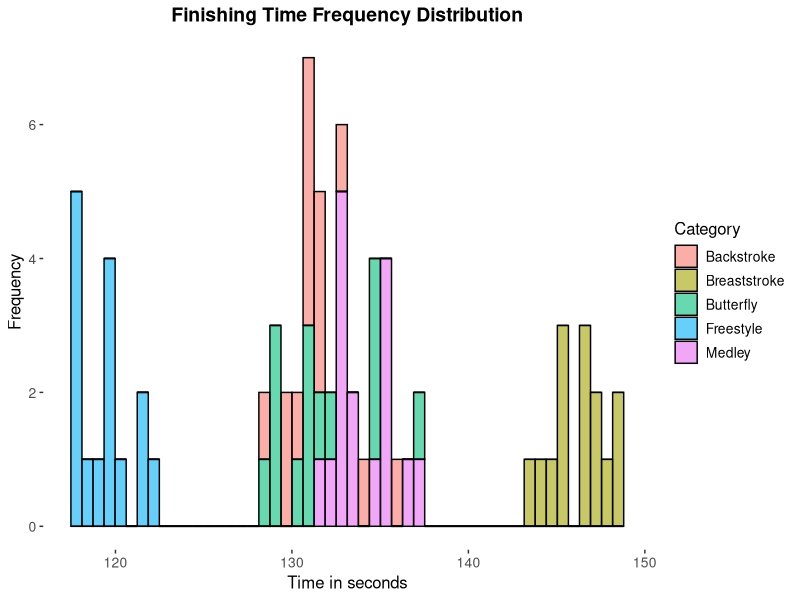
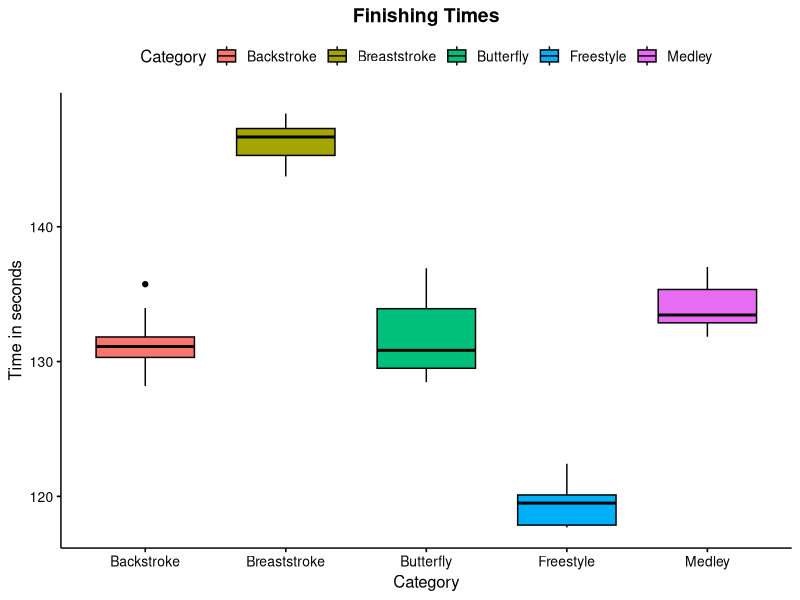
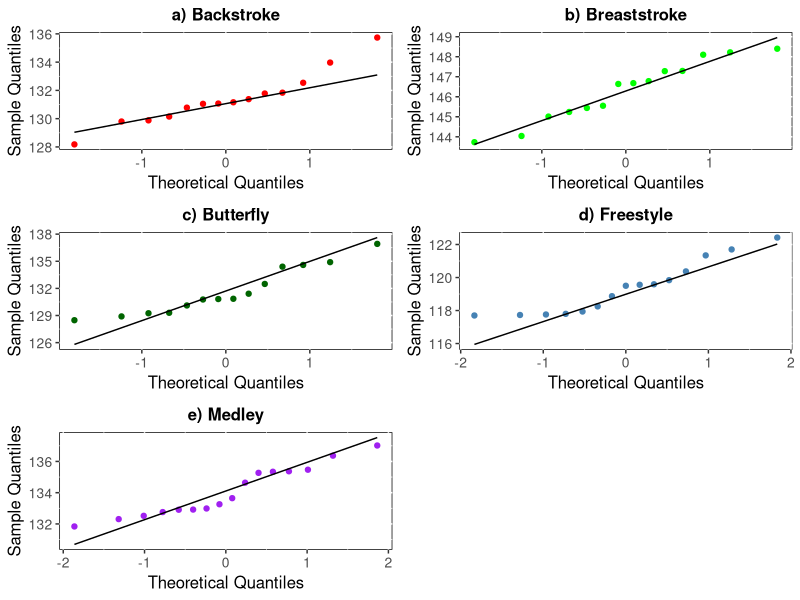
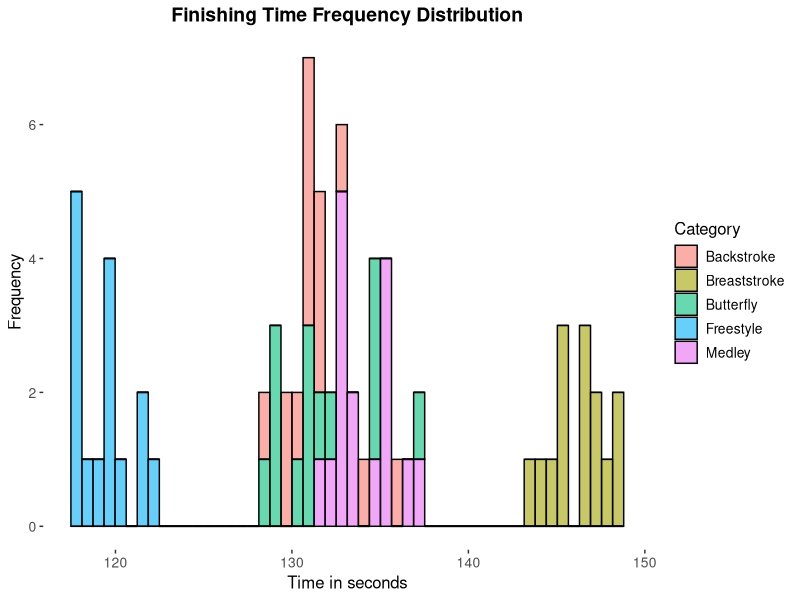
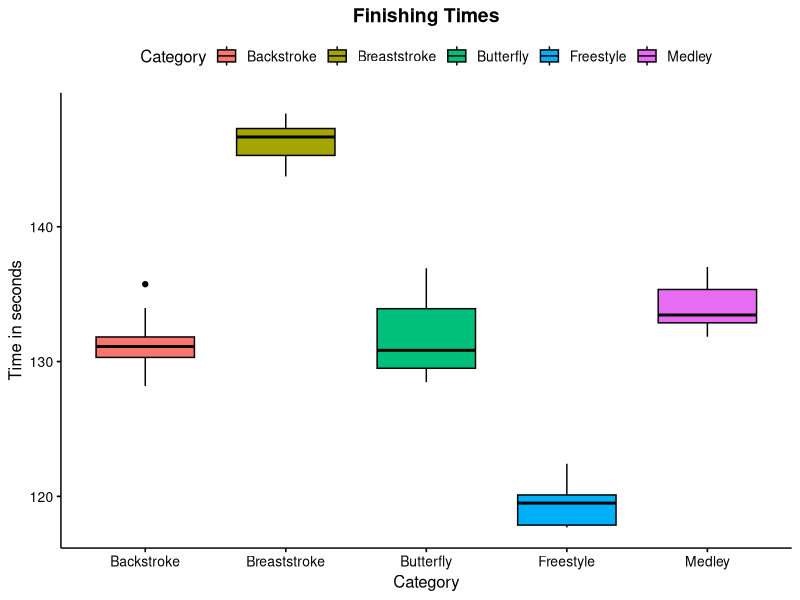

Reproduce these figures in R, in order.
## ---- chunk 1
knitr::opts_chunk$set(echo = TRUE)
## ---- chunk 2
library(ggplot2)
library(ggpubr)
library(rstatix)
library(dplyr)
library(gridExtra)
## ---- chunk 3
swimming_data <- read.csv("SwimmingTimes.csv")
head(swimming_data)
## ---- chunk 4
# Checking Number of Categories
unique(swimming_data$Category)
## ---- chunk 5
# Ordering the data based on categories
swimming_data <- swimming_data[order(swimming_data$Category),]
## ---- chunk 6
# Checking total number of observations in each group the data based on categories
swimming_data %>% group_by(Category) %>%tally()
## ---- chunk 7
# Summary of the Data
summary(swimming_data)
## ---- chunk 8
#Check is there any missing values in Data
colSums(is.na(swimming_data))
## ---- chunk 9
#same participants in more than one category
swimming_data[swimming_data$Name %in% swimming_data[duplicated(swimming_data$Name),]$Name,]
## ---- chunk 10
count(swimming_data)
## ---- chunk 11
#removing duplicate participants from one category
swimming_data  <- swimming_data  %>% filter(!(Name == "AnastasyaGorbenko" & Category == "Backstroke"))
swimming_data  <- swimming_data  %>% filter(!(Name == "KatieShanahan" & Category == "Backstroke"))
swimming_data  <- swimming_data  %>% filter(!(Name == "KristynaHorska" & Category == "Breaststroke"))
swimming_data  <- swimming_data  %>% filter(!(Name == "LauraLahtinen" & Category == "Breaststroke"))
swimming_data  <- swimming_data  %>% filter(!(Name == "MireiaBelmonteGarcia" & Category == "Butterfly"))
swimming_data  <- swimming_data  %>% filter(!(Name == "KatinkaHosszu" & Category == "Butterfly"))
swimming_data  <- swimming_data  %>% filter(!(Name == "MarritSteenbergen" & Category == "Freestyle"))

## ---- chunk 12
# No of observation after removing duplicates
swimming_data %>% group_by(Category) %>%tally()
## ---- chunk 13
# Summary after removing duplicates
summary(swimming_data$Time)
## ---- chunk 14
#Standard deviation of time overall
round(sd(swimming_data$Time),3)
## ---- chunk 15
# Frequency distribution of finishing time
plot1 <- ggplot(swimming_data, aes(x = Time, fill = Category)) +
  geom_histogram( col = "black", bins= 50, alpha =0.6) +
  xlab("Time in seconds") + ylab("Frequency") +
  ggtitle("Finishing Time Frequency Distribution")+ 
  theme(plot.title = element_text(face = "bold", hjust = 0.5, size = 14 ),
        panel.background = element_rect(fill = "White"), axis.text=element_text(size=10),
                     axis.title=element_text(size=12), legend.text = element_text(size=10),
        legend.title = element_text(size=12))
ggsave("histogram.pdf",plot = plot1)
plot1
## ---- chunk 16
swimming_data[swimming_data$Time<118,]
## ---- chunk 17
#Table that lists the various statistical measures calculated on the variable sqmPrice
Analysistable <- group_by(swimming_data, Category) %>%
                            summarise(median = sprintf("%0.3f", median(Time, na.rm = TRUE)),
                                    mean = sprintf("%0.3f", mean(Time, na.rm = TRUE)),
                                    sd = sd(Time, na.rm = TRUE),
                                    variance = var(Time, na.rm = TRUE),
                                    minimum = min(Time, na.rm = TRUE),
                                    maximum = max(Time, na.rm = TRUE),
                                    IQR = quantile(Time, 3/4) - quantile(Time, 1/4))
Analysistable
## ---- chunk 18
#Box plot to compare finishing time in the different categories to find the homogeneity in variance
plot2 <- ggboxplot(swimming_data, x = "Category", y = "Time", color = "black", fill = "Category",
                   ylab = "Time in seconds", xlab = "Category") + ggtitle('Finishing Times') +
  theme(plot.title = element_text(face = "bold",hjust = 0.5, size = 14),
       axis.text=element_text(size=10), axis.title=element_text(size=12),
       legend.text = element_text(size = 10),legend.title = element_text(size = 12))
ggsave("boxlot.pdf",plot = plot2)
plot2
## ---- chunk 19
Backstroke <- swimming_data %>% filter(Category == "Backstroke")
Breaststroke <- swimming_data %>% filter(Category == "Breaststroke")
Butterfly <- swimming_data %>% filter(Category == "Butterfly")
Freestyle <- swimming_data %>% filter(Category == "Freestyle")
Medley <- swimming_data %>% filter(Category == "Medley")
## ---- chunk 20
plot4 <- ggplot(Backstroke) + stat_qq(aes(sample = Time), color= "red")+
  stat_qq_line(aes(sample = Time)) +  scale_x_continuous(name = "Theoretical Quantiles") +
  scale_y_continuous(name = "Sample Quantiles") + ggtitle("a) Backstroke") +
  theme(panel.background = element_rect(fill = "White", color = "black"), 
        plot.title = element_text(face = "bold",hjust = 0.5, size = 12),
        axis.text=element_text(size=10),
        axis.title=element_text(size=12), legend.text = element_text(size = 12))


plot5 <- ggplot(Breaststroke) + stat_qq(aes(sample = Time), color= "green")+
  stat_qq_line(aes(sample = Time)) +  scale_x_continuous(name = "Theoretical Quantiles") +
  scale_y_continuous(name = "Sample Quantiles") + ggtitle("b) Breaststroke") +
  theme(panel.background = element_rect(fill = "White", color = "black"),
        plot.title = element_text(face = "bold",hjust = 0.5, size = 12),
        axis.text=element_text(size=10), axis.title=element_text(size=12),
        legend.text = element_text(size = 12))

plot6 <- ggplot(Butterfly) + stat_qq(aes(sample = Time), color= "darkgreen")+
  stat_qq_line(aes(sample = Time)) +  scale_x_continuous(name = "Theoretical Quantiles") +
  scale_y_continuous(name = "Sample Quantiles") + ggtitle("c) Butterfly") +
  theme(panel.background = element_rect(fill = "White", color = "black"),
        plot.title = element_text(face = "bold",hjust = 0.5, size = 12),
        axis.text=element_text(size=10), axis.title=element_text(size=12),
        legend.text = element_text(size = 12))

plot7 <- ggplot(Freestyle) + stat_qq(aes(sample = Time), color= "steelblue")+
  stat_qq_line(aes(sample = Time)) +  scale_x_continuous(name = "Theoretical Quantiles") +
  scale_y_continuous(name = "Sample Quantiles") + ggtitle("d) Freestyle") +
  theme(panel.background = element_rect(fill = "White", color = "black"),
        plot.title = element_text(face = "bold",hjust = 0.5, size = 12),
        axis.text=element_text(size=10), axis.title=element_text(size=12),
        legend.text = element_text(size = 12))

plot8 <- ggplot(Medley) + stat_qq(aes(sample = Time), color= "purple")+
  stat_qq_line(aes(sample = Time)) +  scale_x_continuous(name = "Theoretical Quantiles") +
  scale_y_continuous(name = "Sample Quantiles") + ggtitle("e) Medley") +
  theme(panel.background = element_rect(fill = "White", color = "black"),
        plot.title = element_text(face = "bold",hjust = 0.5, size = 12),
        axis.text=element_text(size=10), axis.title=element_text(size=12),
        legend.text = element_text(size = 12))

final_plot1 <- grid.arrange(plot4, plot5, plot6, plot7,plot8, ncol=2, nrow = 3)
ggsave("QQplots.pdf",plot = final_plot1)
final_plot1
## ---- chunk 21
#same participants in more than one category
swimming_data[swimming_data$Name %in% swimming_data[duplicated(swimming_data$Name),]$Name,]
## ---- chunk 22
# Compute the analysis of variance
one_way_anova <- aov(Time ~ Category, data = swimming_data)
# Summary of the analysis
summary(one_way_anova)
## ---- chunk 23
#List of pairs made of the 5 Categories
pair_category  <- c("Backstroke_Breaststroke","Backstroke_Butterfly","Backstroke_Freestyle",
                    "Backstroke_Medley","Breaststroke_Butterfly","Breaststroke_Freestyle",
                    "Breaststroke_Medley","Butterfly_Freestyle",
                   "Butterfly_Medley","Freestyle_Medley")
## ---- chunk 24
#Filtering data for pairwise t-test
Backstroke_Breaststroke  <- swimming_data  %>% filter(Category %in% c("Backstroke","Breaststroke")) 
Backstroke_Butterfly  <- swimming_data  %>% filter(Category %in% c("Backstroke","Butterfly"))  
Backstroke_Freestyle  <- swimming_data  %>% filter(Category %in% c("Backstroke","Freestyle"))  
Backstroke_Medley  <- swimming_data  %>% filter(Category %in% c("Backstroke","Medley")) 
Breaststroke_Butterfly  <- swimming_data  %>% filter(Category %in% c("Breaststroke","Butterfly"))  
Breaststroke_Freestyle  <- swimming_data  %>% filter(Category %in% c("Breaststroke","Freestyle"))  
Breaststroke_Medley  <- swimming_data  %>% filter(Category %in% c("Breaststroke","Medley"))  
Butterfly_Freestyle  <- swimming_data  %>% filter(Category %in% c("Butterfly","Freestyle"))  
Butterfly_Medley  <- swimming_data  %>% filter(Category %in% c("Butterfly","Medley"))  
Freestyle_Medley  <- swimming_data  %>% filter(Category %in% c("Freestyle","Medley")) 
## ---- chunk 25
#t-tests
test_1  <- t.test(Time ~ Category, data = Backstroke_Breaststroke, var.equal = TRUE)
test_2  <- t.test(Time ~ Category, data = Backstroke_Butterfly, var.equal = TRUE)
test_3  <- t.test(Time ~ Category, data = Backstroke_Freestyle, var.equal = TRUE)
test_4  <- t.test(Time ~ Category, data = Backstroke_Medley, var.equal = TRUE)
test_5  <- t.test(Time ~ Category, data = Breaststroke_Butterfly, var.equal = TRUE)
test_6  <- t.test(Time ~ Category, data = Breaststroke_Freestyle, var.equal = TRUE)
test_7  <- t.test(Time ~ Category, data = Breaststroke_Medley, var.equal = TRUE)
test_8  <- t.test(Time ~ Category, data = Butterfly_Freestyle, var.equal = TRUE)
test_9  <- t.test(Time ~ Category, data = Butterfly_Medley, var.equal = TRUE)
test_10 <- t.test(Time ~ Category, data = Freestyle_Medley, var.equal = TRUE)
## ---- chunk 26
#p-values from the t-tests
p_values  <- c(test_1$p.value,test_2$p.value,test_3$p.value,test_4$p.value,test_5$p.value,
              test_6$p.value,test_7$p.value,test_8$p.value,test_9$p.value,test_10$p.value)
p_values
## ---- chunk 27
#Tabulating the P-value
df1 <- data.frame(data.frame(pair_category),data.frame(p_values))
names(df1)[1] <- "Categories pair"
names(df1)[2] <- "p-values"

df1["Reject Yes/No"] <- with(df1, ifelse(df1$`p-values` < 0.05, "Yes", "No"))
df1

## ---- chunk 28
#Adjusting methods, Bonferroni, Benjamini and hochberg
p_values_bonferroni  <- p.adjust(p = p_values, method = "bonferroni", n = 10)
p_values_holm  <- p.adjust(p = p_values, method = "holm", n = 10)
## ---- chunk 29
#Tabulating the P-value after bonferroni correction method
df2 <- data.frame(data.frame(pair_category),data.frame(p_values_bonferroni))
names(df2)[1] <- "Categories pair"
names(df2)[2] <- "Adjusted p-values"

df2["Reject Yes/No"] <- with(df2, ifelse(df2$`Adjusted p-values` < 0.05, "Yes", "No"))

df2
## ---- chunk 30
#Tabulating the P-value before bonferroni-holm adjustment method
df3 <- data.frame(data.frame(pair_category),data.frame(p_values_holm))
names(df3)[1] <- "Categories pair"
names(df3)[2] <- "Adjusted p-values"

df3["Reject Yes/No"] <- with(df3, ifelse(df3$`Adjusted p-values` < 0.05, "Yes", "No"))

df3
